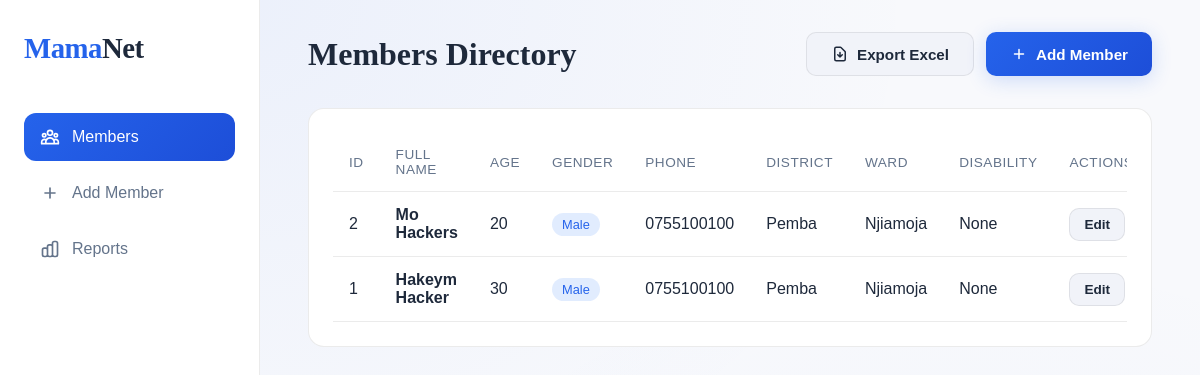
The page / on the database its author committed.
### tables this page shows
CREATE TABLE Members (
    ID INTEGER PRIMARY KEY AUTOINCREMENT,
    FullName TEXT,
    Age INTEGER,
    PhoneNumber TEXT,
    Disability TEXT,
    OrganizationName TEXT,
    PaymentMethod TEXT,
    ReceiverName TEXT,
    Gender TEXT,
    Address TEXT,
    Ward TEXT,
    District TEXT,
    Village TEXT
);

### app.py (the view)
@app.route('/')
def index():
    conn = get_db()
    members = conn.execute("SELECT * FROM Members ORDER BY ID DESC").fetchall()
    conn.close()
    return render_template('index.html', members=members)

### app.py (called while the page is built)
def get_db():
    conn = sqlite3.connect(DB_PATH)
    conn.row_factory = sqlite3.Row
    return conn

### templates/index.html (shortened to what this page needs)
{% extends 'base.html' %}
{% block content %}
<div class="page-header">
    <h1 class="page-title">Members Directory</h1>
    <div style="display: flex; gap: 12px;">
        <a href="{{ url_for('export_excel') }}" class="btn btn-secondary">
            <svg width="18" height="18" fill="none" stroke="currentColor" viewBox="0 0 24 24"><path stroke-linecap="round" stroke-linejoin="round" stroke-width="2" d="M12 10v6m0 0l-3-3m3 3l3-3m2 8H7a2 2 0 01-2-2V5a2 2 0 012-2h5.586a1 1 0 01.707.293l5.414 5.414a1 1 0 01.293.707V19a2 2 0 01-2 2z"></path></svg>
            Export Excel
        </a>
        <a href="{{ url_for('add_member') }}" class="btn btn-primary">
            <svg width="18" height="18" fill="none" stroke="currentColor" viewBox="0 0 24 24"><path stroke-linecap="round" stroke-linejoin="round" stroke-width="2" d="M12 6v6m0 0v6m0-6h6m-6 0H6"></path></svg>
            Add Member
        </a>
    </div>
</div>
<div class="card">
    {% if members %}
    <div class="table-container">
        <table>
            <thead>
                <tr>
                    <th>ID</th>
                    <th>Full Name</th>
                    <th>Age</th>
                    <th>Gender</th>
                    <th>Phone</th>
                    <th>District</th>
                    <th>Ward</th>
                    <th>Disability</th>
                    <th>Actions</th>
                </tr>
            </thead>
            <tbody>
                {% for m in members %}
                <tr>
                    <td>{{ m['ID'] }}</td>
                    <td><strong>{{ m['FullName'] or '—' }}</strong></td>
                    <td>{{ m['Age'] or '—' }}</td>
                    <td>
                        {% if m['Gender'] %}
                            <span class="badge badge-{{ m['Gender']|lower }}">{{ m['Gender'] }}</span>
                        {% else %}
                            —
                        {% endif %}
                    </td>
                    <td>{{ m['PhoneNumber'] or '—' }}</td>
                    <td>{{ m['District'] or '—' }}</td>
                    <td>{{ m['Ward'] or '—' }}</td>
                    <td>{{ m['Disability'] or '—' }}</td>
                    <td>
                        <div class="actions">
                            <a href="{{ url_for('edit_member', id=m['ID']) }}" class="btn btn-secondary btn-sm">Edit</a>
                        </div>
                    </td>
                </tr>
                {% endfor %}
            </tbody>
        </table>
    </div>
    {% else %}
    <div class="empty-state">
        <h3>No members yet</h3>
        <p>Add your first member to get started</p>
    </div>
    {% endif %}
</div>
{% endblock %}

### templates/base.html (shortened to what this page needs)
<!DOCTYPE html>
<html lang="en">
<head>
    <link href="{{ url_for('static', filename='css2?family=DM+Sans:wght@400;500;600;700&family=Playfair+Display:wght@600;700&display=swap') }}" rel="stylesheet">
</head>
<body>
    <nav class="sidebar">
        <div class="logo">Mama<span>Net</span></div>
        <a href="{{ url_for('index') }}" class="nav-link {% if request.endpoint == 'index' %}active{% endif %}">
            Members
        </a>
        <a href="{{ url_for('add_member') }}" class="nav-link {% if request.endpoint == 'add_member' %}active{% endif %}">
            <svg class="nav-icon" fill="none" stroke="currentColor" viewBox="0 0 24 24"><path stroke-linecap="round" stroke-linejoin="round" stroke-width="2" d="M12 6v6m0 0v6m0-6h6m-6 0H6"></path></svg>
            Add Member
        </a>
        <a href="{{ url_for('reports') }}" class="nav-link {% if request.endpoint == 'reports' %}active{% endif %}">
            Reports
        </a>
    </nav>
    <main class="main-content">
        {% block content %}{% endblock %}
    </main>
</body>
</html>

### templates/base.html (style rules this page uses)
:root { --bg-dark: #f8f9fc; --bg-card: #ffffff; --bg-hover: #f1f3f9; --accent: #2563eb; --accent-glow: rgba(37, 99, 235, 0.2); --text-primary: #1e293b; --text-secondary: #64748b; --success: #16a34a; --danger: #dc2626; --border: rgba(0,0,0,0.08); }
* { margin: 0; padding: 0; box-sizing: border-box; }
body { font-family: 'DM Sans', sans-serif; background: var(--bg-dark); color: var(--text-primary); min-height: 100vh; background-image: radial-gradient(ellipse at 20% 0%, rgba(37, 99, 235, 0.06) 0%, transparent 50%), radial-gradient(ellipse at 80% 100%, rgba(37, 99, 235, 0.04) 0%, transparent 50%); }
.sidebar { position: fixed; left: 0; top: 0; width: 260px; height: 100vh; background: var(--bg-card); border-right: 1px solid var(--border); padding: 2rem 1.5rem; display: flex; flex-direction: column; }
.logo { font-family: 'Playfair Display', serif; font-size: 1.8rem; font-weight: 700; color: var(--accent); margin-bottom: 3rem; letter-spacing: -0.5px; }
.logo span { color: var(--text-primary); }
.nav-link { display: flex; align-items: center; gap: 12px; padding: 14px 16px; color: var(--text-secondary); text-decoration: none; border-radius: 12px; margin-bottom: 8px; transition: all 0.2s ease; font-weight: 500; }
.nav-link:hover, .nav-link.active { background: var(--bg-hover); color: var(--text-primary); }
.nav-link.active { background: linear-gradient(135deg, var(--accent), #1d4ed8); color: #ffffff; }
.nav-icon { width: 20px; height: 20px; }
.main-content { margin-left: 260px; padding: 2rem 3rem; min-height: 100vh; }
.page-header { display: flex; justify-content: space-between; align-items: center; margin-bottom: 2rem; }
.page-title { font-family: 'Playfair Display', serif; font-size: 2rem; font-weight: 600; }
.btn { display: inline-flex; align-items: center; gap: 8px; padding: 12px 24px; border: none; border-radius: 10px; font-family: inherit; font-size: 0.95rem; font-weight: 600; cursor: pointer; transition: all 0.2s ease; text-decoration: none; }
.btn-primary { background: linear-gradient(135deg, var(--accent), #1d4ed8); color: #ffffff; box-shadow: 0 4px 20px var(--accent-glow); }
.btn-secondary { background: var(--bg-hover); color: var(--text-primary); border: 1px solid var(--border); }
.btn-sm { padding: 8px 14px; font-size: 0.85rem; }
.card { background: var(--bg-card); border: 1px solid var(--border); border-radius: 16px; padding: 1.5rem; margin-bottom: 1.5rem; }
.table-container { overflow-x: auto; }
table { width: 100%; border-collapse: collapse; }
th, td { text-align: left; padding: 14px 16px; border-bottom: 1px solid var(--border); }
th { color: var(--text-secondary); font-weight: 500; font-size: 0.85rem; text-transform: uppercase; letter-spacing: 0.5px; }
.badge { display: inline-block; padding: 4px 10px; border-radius: 20px; font-size: 0.8rem; font-weight: 500; }
.badge-male { background: rgba(59, 130, 246, 0.15); color: #2563eb; }
.actions { display: flex; gap: 8px; }

### rows shown on the page
Members: ID "2", FullName "Mo Hackers", Age "20", Gender "Male", PhoneNumber "0755100100", District "Pemba", Ward "Njiamoja", Disability "None"
Members: ID "1", FullName "Hakeym Hacker", Age "30", Gender "Male", PhoneNumber "0755100100", District "Pemba", Ward "Njiamoja", Disability "None"
